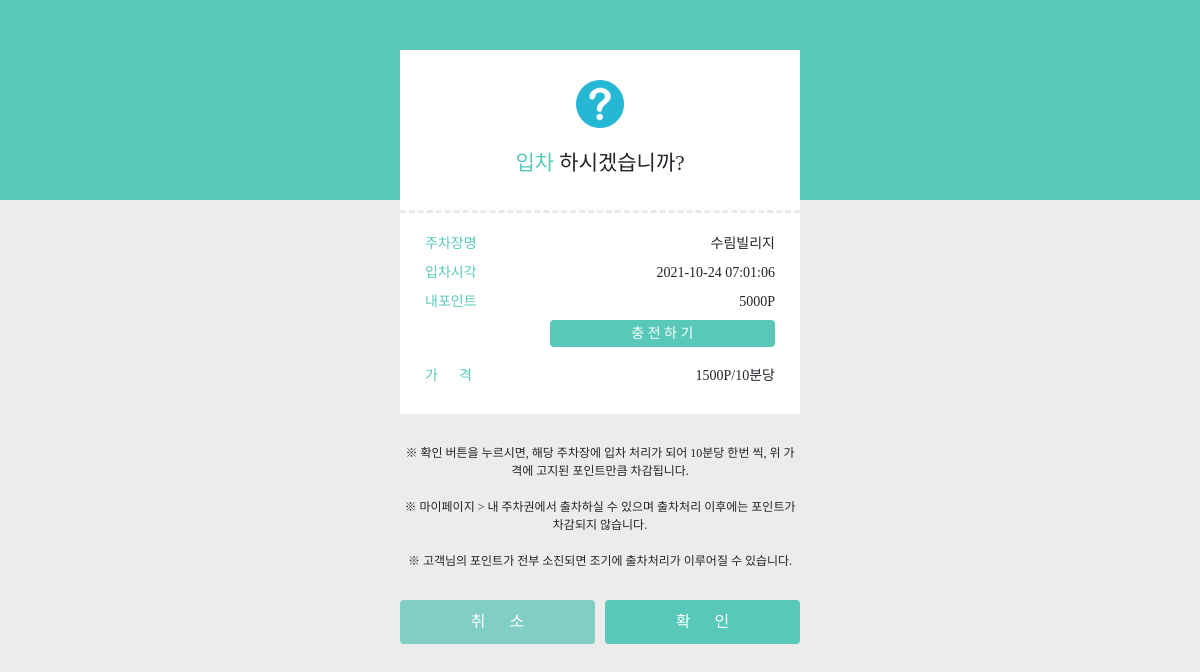
Before: /map/ticket/buy/1 (signed in) with the older database file.
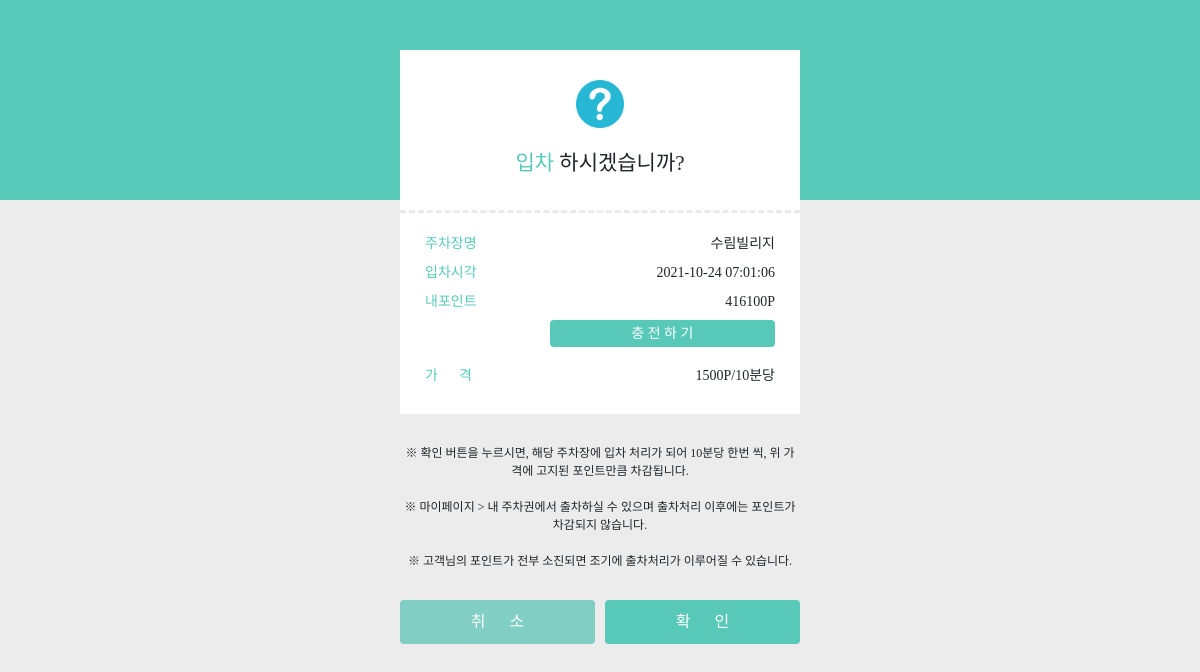
After: the same page with the newer database file.
### map/models.py (models this page shows, shortened)
class ParkingLot(models.Model):
    name = models.CharField(max_length=50)
    user = models.ForeignKey(User, on_delete=models.CASCADE, null=True)
    address = models.CharField(max_length=100)
    image = models.ImageField(upload_to='images/')
    start_time = models.CharField(max_length=10)
    space = models.IntegerField()
    end_time = models.CharField(max_length=10)
    latitude = models.FloatField()
    longitude = models.FloatField()
    fee = models.IntegerField()

### common/models.py (models this page shows, shortened)
class Personal(models.Model):
    user = models.OneToOneField(User, on_delete=models.CASCADE, primary_key=True)
    nickname = models.CharField(max_length=100)
    point = models.IntegerField(null=True, blank=True)
    deposit = models.IntegerField()
    email = models.CharField(max_length=200)
    phone = models.CharField(max_length=14)
    addr = models.CharField(max_length=200)
    postcode = models.IntegerField()
    class Meta:
        db_table= 'personal'

### map/views.py (the view)
# urls.py: path('ticket/buy/<int:parking_lot_id>', views.buy_ticket, name='buy_ticket'),
def buy_ticket(request, parking_lot_id):
    parking_lot = ParkingLot.objects.get(id=parking_lot_id)
    personal = Personal.objects.get(user=request.user)
    context = {'parking_lot':parking_lot, 'personal': personal}
    return render(request, 'map/ticket_form.html', context)

### templates/map/ticket_form.html (shortened to what this page needs)
{% extends 'base.html' %}
{% load static %}
{% block content %}
<div id="content">
    <div id="header">
        <text id="message">
            <img src="{% static 'icon/question.png' %}" id="status_icon" /><br>
            <text class="bold">입차</text> 하시겠습니까?
        </text>
    </div>
    <hr>
    <div class="container" id="body">
        <div class="row mb-2" id="row">
            <div class="col-4 left-col" >주차장명</div>
            <div class="col-8 right-col" id="name">{{ parking_lot.name }}</div>
        </div>
        <div class="row mb-2" id="row">
            <div class="col-4 left-col" >입차시각</div>
            <div class="col-8 right-col" id="datetime"></div>
        </div>
        <div class="row mb-2" id="row">
            <div class="col-4 left-col" >내포인트</div>
            <div class="col-8 right-col" id="point">{{ personal.point }}P</div>
        </div>
        <div class="row mb-2" id="row">
            <div class="col-4 left-col" ></div>
            <div class="col-8 right-col">
                <button type="button" class="btn btn-sub shadow-none" onclick="goToPay()">
                    충 전 하 기
                </button>
            </div>
        </div>
        <div class="row mb-2" id="row">
            <div class="col-4 left-col" >가&nbsp;&nbsp;&nbsp;&nbsp;&nbsp;&nbsp;격</div>
            <div class="col-8 right-col" id="fee">{{ parking_lot.fee }}P/10분당</div>
        </div>
    </div>
</div>
<div id="info">
    ※ 확인 버튼을 누르시면, 해당 주차장에 입차 처리가 되어 10분당 한번 씩, 위 가격에 고지된 포인트만큼 차감됩니다.<br><br>
    ※ 마이페이지 > 내 주차권에서 출차하실 수 있으며 출차처리 이후에는 포인트가 차감되지 않습니다.<br><br>
    ※ 고객님의 포인트가 전부 소진되면 조기에 출차처리가 이루어질 수 있습니다.
</div>
<div class="container" id="buttons">
    <div class="row" id="row">
        <div class="col-6" style="padding-left:0px; padding-right:5px;">
            <button class="btn btn-main shadow-none" id="btn_cancel" type="button"  onclick="goToMain()">
                취&nbsp;&nbsp;&nbsp;&nbsp;&nbsp;&nbsp;소
            </button>
        </div>
        <div class="col-6" style=" padding-left:5px; padding-right:0px;">
            <button class="btn btn-main shadow-none" id="btn_ok" type="button" onclick="submit()">
                확&nbsp;&nbsp;&nbsp;&nbsp;&nbsp;&nbsp;인
            </button>
        </div>
    </div>
</div>
{% endblock %}

### templates/base.html (shortened to what this page needs)
{% load static %}
<!DOCTYPE html>
<html>
<head>
<link href="https://cdn.jsdelivr.net/npm/bootstrap@5.0.2/dist/css/bootstrap.min.css" rel="stylesheet">
<link rel="stylesheet" href="https://cdn.jsdelivr.net/npm/flatpickr/dist/flatpickr.min.css">
</head>
<body style="margin:0px">
{% block content %}
{% endblock %}
</body>
</html>

### templates/map/ticket_form.html (style rules this page uses)
body { background-color:#ececec; font-family:'넥슨 고딕'; }
#content { background-color: white; min-width: 300px; max-width: 400px; width:80%; margin: auto; margin-top:50px; }
#content > #header { height:20vh; min-height:150px; max-height:200px; display: table; width:100%; }
#content > #header > #message { display:table-cell; text-align: center; vertical-align: middle; font-size: 21px; }
#content > #header > #message > #status_icon { width: 48px; height: auto; margin-bottom: 20px; }
#content > hr { border: none; border-top: 3px dashed rgb(173, 173, 173); color: #fff; background-color: #fff; height: 1px; width: 100%; margin: 0px !important; }
#content > #body { padding:20px 25px; margin-bottom: 20px; }
#info { min-width: 300px; max-width: 400px; width:80%; margin: auto; text-align: center; font-size:12px; padding: 10px 0px; }
#buttons { min-width: 300px; max-width: 400px; width:80%; margin:auto; margin-top:20px; margin-bottom:20px; }
.bold { font-family: '넥슨 고딕 bold'; color: #58C9B9; }
.left-col { text-align: left; color: #58C9B9; font-size: 14px; }
.right-col { text-align: right; font-size: 14px; }
.btn-main { background-color: #58C9B9; color: white; border: none; width:100%; padding:10px; }
.btn-sub { background-color: #58C9B9; color: white; border: none; width:100%; font-size:14px; padding:3px; margin-bottom: 10px; }
#btn_cancel { background-color: #81cec4; }

Changed rows visible on the page:
changed Personal: point "5000" → "416100"
